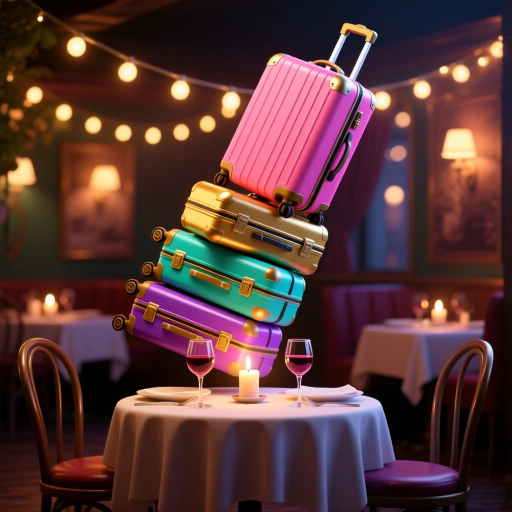
#> input picture _poster/keyart.png, 1024 x 1024 px, found by its file name (shown at 1/2 size)
$ python title.py
#> lines starting #> are read from the running program, lines starting #| are printed output that depends on the picture
from PIL import Image, ImageDraw, ImageFont, ImageFilter
import os
img=Image.open("_poster/keyart.png").convert("RGBA")
W,H=img.size
#> W = 1024; H = 1024
# bottom scrim for legibility
scrim=Image.new("RGBA",(W,H),(0,0,0,0))
#> scrim: PIL image 1024x1024 RGBA; every value is 0
d=ImageDraw.Draw(scrim)
for i in range(int(H*0.34)):
    y=H-1-i; a=int(210*(i/(H*0.34))**1.3)
    d.line([(0,y),(W,y)],fill=(10,4,8,a))
img=Image.alpha_composite(img,scrim)
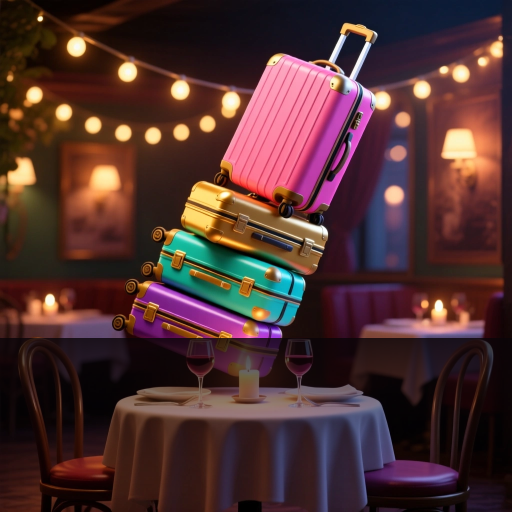
#> img: PIL image 1024x1024 RGBA (shown at 1/2 size); mean R, G, B, A 79.3, 49, 48.8, 255
d=ImageDraw.Draw(img)
def font(paths,size):
#> called with size = 62
    for p in paths:
        if os.path.exists(p):
            try:return ImageFont.truetype(p,size)
            except:pass
    return ImageFont.load_default()
title_f=font(["/System/Library/Fonts/Supplemental/Futura.ttc","/System/Library/Fonts/Avenir Next.ttc","/Library/Fonts/Arial Bold.ttf","/System/Library/Fonts/Helvetica.ttc"],62)
sub_f=font(["/System/Library/Fonts/Supplemental/Futura.ttc","/System/Library/Fonts/Avenir Next.ttc","/System/Library/Fonts/Helvetica.ttc"],26)
def ctext(y,txt,f,fill,shadow=(0,0,0,200)):
#> called with y = 757, txt = 'BAGGAGE', fill = (255, 255, 255, 255), shadow = (0, 0, 0, 200)
    bb=d.textbbox((0,0),txt,font=f); tw=bb[2]-bb[0]; x=(W-tw)//2-bb[0]
#> after `bb = d.textbbox((0, 0), txt, font=f)`: bb = (0, 2, 45, 10)
#> after `tw = bb[2] - bb[0]`: tw = 45
#> after `x = (W - tw) // 2 - bb[0]`: x = 489
    d.text((x+2,y+2),txt,font=f,fill=shadow)
    d.text((x,y),txt,font=f,fill=fill)
ctext(int(H*0.74),"BAGGAGE",title_f,(255,255,255,255))
ctext(int(H*0.74)+58,"CHECK",title_f,(255,143,176,255))
ctext(int(H*0.92),"A DATING LOAD TEST",sub_f,(255,230,200,235))
img.convert("RGB").save("_poster/poster.png","PNG")
print("wrote _poster/poster.png",img.size)
#| wrote _poster/poster.png (1024, 1024)
